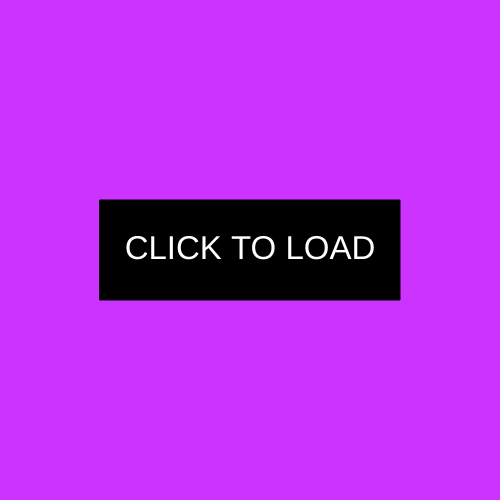
Frame 1 (no input)
Frame 60 (no input): identical to frame 1, image omitted
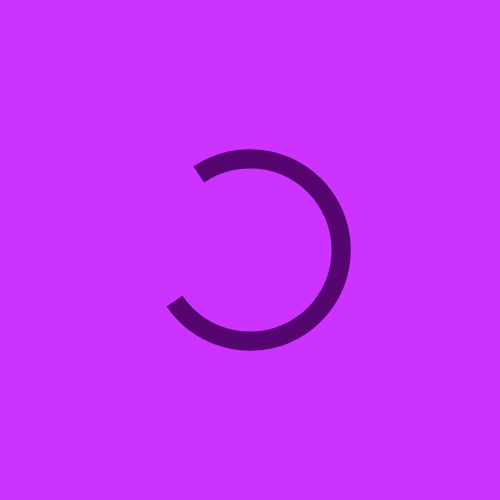
Frame 120 (the mouse pressed at the canvas centre since frame 60)

The p5.js sketch that drew these frames (run headless with seeded random() and noise() and a simulated clock; from frame 60 on, the mouse is pressed at the canvas centre):

// p5.js sketch
// ── sketch.js
let spinnerSize = 192;
let spinnerSpeed = 10;
let spinnerColor;


function setup(){
  createCanvas(500, 500);
  clearcheck = true;
  spinnerColor = color(86, 4, 112);
}

function draw(){
  cursor();

  background(205, 51, 255);
  if(clearcheck){
  fill(0,0,0);
  rectMode(CENTER);
  rect(250, 250, 300, 100);
  textAlign(CENTER, CENTER);
  fill(255,255,255);
  textSize(33)
  text('CLICK TO LOAD', 250, 250)
  if(mouseX>=100&&mouseX<=400&&mouseY>=200&&mouseY<=300){
    cursor(HAND);
    if(mouseIsPressed){
      clearcheck = false;
    }
  }
  else{
    cursor();
  }  
  
  }
  else{
    let step = frameCount % (spinnerSpeed * 7.25);
  let angle = map(step, 0, spinnerSpeed * 7.25, 0, TWO_PI);
  
  push();
  translate(width / 2, height / 2);
  rotate(angle);
  noFill();
  stroke(spinnerColor);
  strokeWeight(spinnerSize / 10);
  strokeCap(SQUARE);
  arc(0, 0, spinnerSize - (spinnerSize / 20), spinnerSize - (spinnerSize / 20), 0, PI + HALF_PI, OPEN);
  pop();
  }
}




  
  
